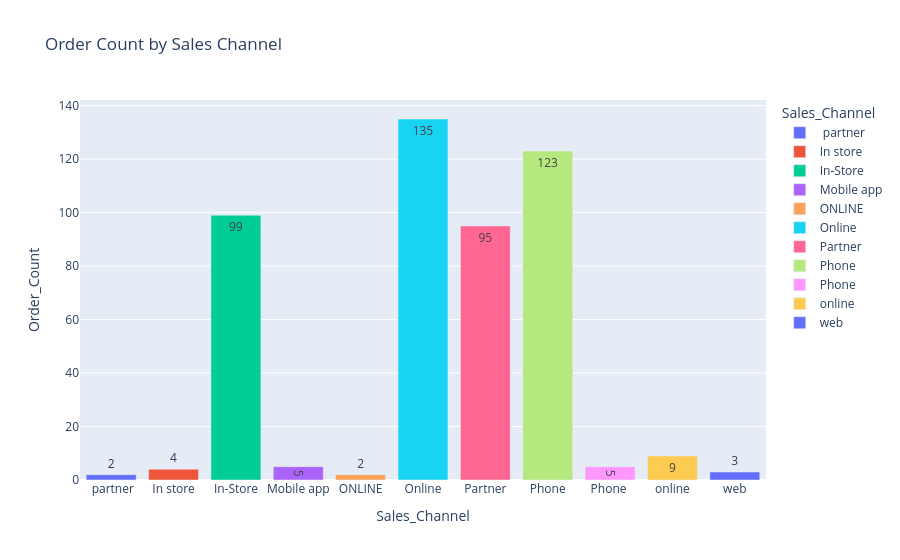
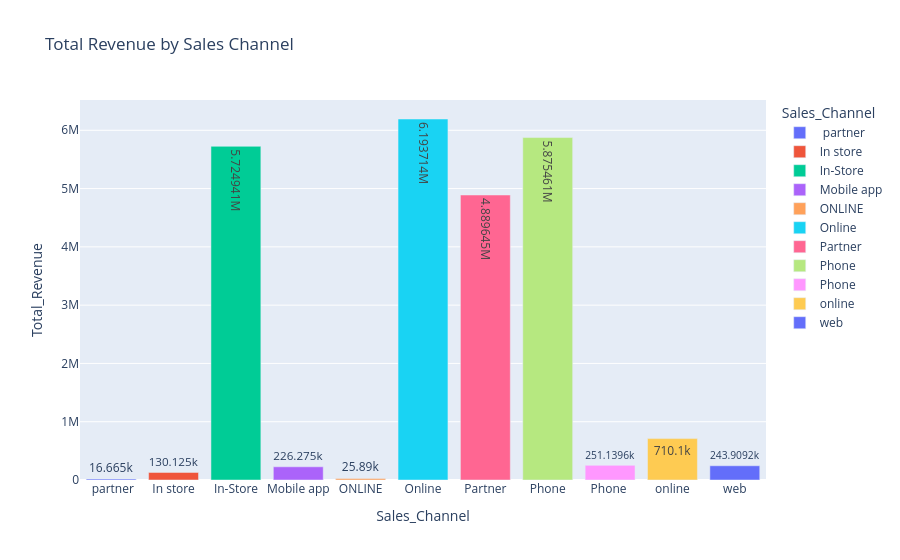

Write notebook code for charts like these, in order.
### Code cell
# Calculate order count and revenue by sales channel
summary = sales.groupby("Sales_Channel").agg(
    Order_Count=("Order_ID", "nunique"),
    Total_Revenue=("Total_Amount_INR", "sum")
).reset_index()

# Plotly bar chart for order count
fig1 = px.bar(
    summary,
    x="Sales_Channel",
    y="Order_Count",
    title="Order Count by Sales Channel",
    text_auto=True,
    color="Sales_Channel"
)

fig1.show()

# Plotly bar chart for revenue
fig2 = px.bar(
    summary,
    x="Sales_Channel",
    y="Total_Revenue",
    title="Total Revenue by Sales Channel",
    text_auto=True,
    color="Sales_Channel"
)

fig2.show()

### Figure 1 — Plotly figure (JSON) as saved in the notebook; plotly's stock layout.template omitted (floating-point values rounded to 4 significant figures)
{"data": [{"hovertemplate": "Sales_Channel=%{x}<br>Order_Count=%{y}<extra></extra>", "legendgroup": " partner", "marker": {"color": "#636efa", "pattern": {"shape": ""}}, "name": " partner", "orientation": "v", "showlegend": true, "textposition": "auto", "texttemplate": "%{y}", "type": "bar", "x": [" partner"], "xaxis": "x", "y": [2], "yaxis": "y"}, {"hovertemplate": "Sales_Channel=%{x}<br>Order_Count=%{y}<extra></extra>", "legendgroup": "In store", "marker": {"color": "#EF553B", "pattern": {"shape": ""}}, "name": "In store", "orientation": "v", "showlegend": true, "textposition": "auto", "texttemplate": "%{y}", "type": "bar", "x": ["In store"], "xaxis": "x", "y": [4], "yaxis": "y"}, {"hovertemplate": "Sales_Channel=%{x}<br>Order_Count=%{y}<extra></extra>", "legendgroup": "In-Store", "marker": {"color": "#00cc96", "pattern": {"shape": ""}}, "name": "In-Store", "orientation": "v", "showlegend": true, "textposition": "auto", "texttemplate": "%{y}", "type": "bar", "x": ["In-Store"], "xaxis": "x", "y": [99], "yaxis": "y"}, {"hovertemplate": "Sales_Channel=%{x}<br>Order_Count=%{y}<extra></extra>", "legendgroup": "Mobile app", "marker": {"color": "#ab63fa", "pattern": {"shape": ""}}, "name": "Mobile app", "orientation": "v", "showlegend": true, "textposition": "auto", "texttemplate": "%{y}", "type": "bar", "x": ["Mobile app"], "xaxis": "x", "y": [5], "yaxis": "y"}, {"hovertemplate": "Sales_Channel=%{x}<br>Order_Count=%{y}<extra></extra>", "legendgroup": "ONLINE", "marker": {"color": "#FFA15A", "pattern": {"shape": ""}}, "name": "ONLINE", "orientation": "v", "showlegend": true, "textposition": "auto", "texttemplate": "%{y}", "type": "bar", "x": ["ONLINE"], "xaxis": "x", "y": [2], "yaxis": "y"}, {"hovertemplate": "Sales_Channel=%{x}<br>Order_Count=%{y}<extra></extra>", "legendgroup": "Online", "marker": {"color": "#19d3f3", "pattern": {"shape": ""}}, "name": "Online", "orientation": "v", "showlegend": true, "textposition": "auto", "texttemplate": "%{y}", "type": "bar", "x": ["Online"], "xaxis": "x", "y": [135], "yaxis": "y"}, {"hovertemplate": "Sales_Channel=%{x}<br>Order_Count=%{y}<extra></extra>", "legendgroup": "Partner", "marker": {"color": "#FF6692", "pattern": {"shape": ""}}, "name": "Partner", "orientation": "v", "showlegend": true, "textposition": "auto", "texttemplate": "%{y}", "type": "bar", "x": ["Partner"], "xaxis": "x", "y": [95], "yaxis": "y"}, {"hovertemplate": "Sales_Channel=%{x}<br>Order_Count=%{y}<extra></extra>", "legendgroup": "Phone", "marker": {"color": "#B6E880", "pattern": {"shape": ""}}, "name": "Phone", "orientation": "v", "showlegend": true, "textposition": "auto", "texttemplate": "%{y}", "type": "bar", "x": ["Phone"], "xaxis": "x", "y": [123], "yaxis": "y"}, {"hovertemplate": "Sales_Channel=%{x}<br>Order_Count=%{y}<extra></extra>", "legendgroup": "Phone ", "marker": {"color": "#FF97FF", "pattern": {"shape": ""}}, "name": "Phone ", "orientation": "v", "showlegend": true, "textposition": "auto", "texttemplate": "%{y}", "type": "bar", "x": ["Phone "], "xaxis": "x", "y": [5], "yaxis": "y"}, {"hovertemplate": "Sales_Channel=%{x}<br>Order_Count=%{y}<extra></extra>", "legendgroup": "online", "marker": {"color": "#FECB52", "pattern": {"shape": ""}}, "name": "online", "orientation": "v", "showlegend": true, "textposition": "auto", "texttemplate": "%{y}", "type": "bar", "x": ["online"], "xaxis": "x", "y": [9], "yaxis": "y"}, {"hovertemplate": "Sales_Channel=%{x}<br>Order_Count=%{y}<extra></extra>", "legendgroup": "web", "marker": {"color": "#636efa", "pattern": {"shape": ""}}, "name": "web", "orientation": "v", "showlegend": true, "textposition": "auto", "texttemplate": "%{y}", "type": "bar", "x": ["web"], "xaxis": "x", "y": [3], "yaxis": "y"}], "layout": {"barmode": "relative", "legend": {"title": {"text": "Sales_Channel"}, "tracegroupgap": 0}, "title": {"text": "Order Count by Sales Channel"}, "xaxis": {"anchor": "y", "categoryarray": [" partner", "In store", "In-Store", "Mobile app", "ONLINE", "Online", "Partner", "Phone", "Phone ", "online", "web"], "categoryorder": "array", "domain": [0, 1], "title": {"text": "Sales_Channel"}}, "yaxis": {"anchor": "x", "domain": [0, 1], "title": {"text": "Order_Count"}}}}

### Figure 2 — Plotly figure (JSON) as saved in the notebook; plotly's stock layout.template omitted (floating-point values rounded to 4 significant figures)
{"data": [{"hovertemplate": "Sales_Channel=%{x}<br>Total_Revenue=%{y}<extra></extra>", "legendgroup": " partner", "marker": {"color": "#636efa", "pattern": {"shape": ""}}, "name": " partner", "orientation": "v", "showlegend": true, "textposition": "auto", "texttemplate": "%{y}", "type": "bar", "x": [" partner"], "xaxis": "x", "y": [16660.0], "yaxis": "y"}, {"hovertemplate": "Sales_Channel=%{x}<br>Total_Revenue=%{y}<extra></extra>", "legendgroup": "In store", "marker": {"color": "#EF553B", "pattern": {"shape": ""}}, "name": "In store", "orientation": "v", "showlegend": true, "textposition": "auto", "texttemplate": "%{y}", "type": "bar", "x": ["In store"], "xaxis": "x", "y": [130100.0], "yaxis": "y"}, {"hovertemplate": "Sales_Channel=%{x}<br>Total_Revenue=%{y}<extra></extra>", "legendgroup": "In-Store", "marker": {"color": "#00cc96", "pattern": {"shape": ""}}, "name": "In-Store", "orientation": "v", "showlegend": true, "textposition": "auto", "texttemplate": "%{y}", "type": "bar", "x": ["In-Store"], "xaxis": "x", "y": [5725000.0], "yaxis": "y"}, {"hovertemplate": "Sales_Channel=%{x}<br>Total_Revenue=%{y}<extra></extra>", "legendgroup": "Mobile app", "marker": {"color": "#ab63fa", "pattern": {"shape": ""}}, "name": "Mobile app", "orientation": "v", "showlegend": true, "textposition": "auto", "texttemplate": "%{y}", "type": "bar", "x": ["Mobile app"], "xaxis": "x", "y": [226300.0], "yaxis": "y"}, {"hovertemplate": "Sales_Channel=%{x}<br>Total_Revenue=%{y}<extra></extra>", "legendgroup": "ONLINE", "marker": {"color": "#FFA15A", "pattern": {"shape": ""}}, "name": "ONLINE", "orientation": "v", "showlegend": true, "textposition": "auto", "texttemplate": "%{y}", "type": "bar", "x": ["ONLINE"], "xaxis": "x", "y": [25890.0], "yaxis": "y"}, {"hovertemplate": "Sales_Channel=%{x}<br>Total_Revenue=%{y}<extra></extra>", "legendgroup": "Online", "marker": {"color": "#19d3f3", "pattern": {"shape": ""}}, "name": "Online", "orientation": "v", "showlegend": true, "textposition": "auto", "texttemplate": "%{y}", "type": "bar", "x": ["Online"], "xaxis": "x", "y": [6194000.0], "yaxis": "y"}, {"hovertemplate": "Sales_Channel=%{x}<br>Total_Revenue=%{y}<extra></extra>", "legendgroup": "Partner", "marker": {"color": "#FF6692", "pattern": {"shape": ""}}, "name": "Partner", "orientation": "v", "showlegend": true, "textposition": "auto", "texttemplate": "%{y}", "type": "bar", "x": ["Partner"], "xaxis": "x", "y": [4890000.0], "yaxis": "y"}, {"hovertemplate": "Sales_Channel=%{x}<br>Total_Revenue=%{y}<extra></extra>", "legendgroup": "Phone", "marker": {"color": "#B6E880", "pattern": {"shape": ""}}, "name": "Phone", "orientation": "v", "showlegend": true, "textposition": "auto", "texttemplate": "%{y}", "type": "bar", "x": ["Phone"], "xaxis": "x", "y": [5875000.0], "yaxis": "y"}, {"hovertemplate": "Sales_Channel=%{x}<br>Total_Revenue=%{y}<extra></extra>", "legendgroup": "Phone ", "marker": {"color": "#FF97FF", "pattern": {"shape": ""}}, "name": "Phone ", "orientation": "v", "showlegend": true, "textposition": "auto", "texttemplate": "%{y}", "type": "bar", "x": ["Phone "], "xaxis": "x", "y": [251100.0], "yaxis": "y"}, {"hovertemplate": "Sales_Channel=%{x}<br>Total_Revenue=%{y}<extra></extra>", "legendgroup": "online", "marker": {"color": "#FECB52", "pattern": {"shape": ""}}, "name": "online", "orientation": "v", "showlegend": true, "textposition": "auto", "texttemplate": "%{y}", "type": "bar", "x": ["online"], "xaxis": "x", "y": [710100.0], "yaxis": "y"}, {"hovertemplate": "Sales_Channel=%{x}<br>Total_Revenue=%{y}<extra></extra>", "legendgroup": "web", "marker": {"color": "#636efa", "pattern": {"shape": ""}}, "name": "web", "orientation": "v", "showlegend": true, "textposition": "auto", "texttemplate": "%{y}", "type": "bar", "x": ["web"], "xaxis": "x", "y": [243900.0], "yaxis": "y"}], "layout": {"barmode": "relative", "legend": {"title": {"text": "Sales_Channel"}, "tracegroupgap": 0}, "title": {"text": "Total Revenue by Sales Channel"}, "xaxis": {"anchor": "y", "categoryarray": [" partner", "In store", "In-Store", "Mobile app", "ONLINE", "Online", "Partner", "Phone", "Phone ", "online", "web"], "categoryorder": "array", "domain": [0, 1], "title": {"text": "Sales_Channel"}}, "yaxis": {"anchor": "x", "domain": [0, 1], "title": {"text": "Total_Revenue"}}}}
